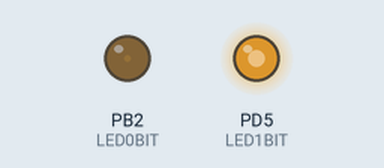
Bench run of a program on a simulated ATtiny2313, built with avr-gcc and emulated at 4 MHz. On the bench: output pins drawn as LEDs (lit = HIGH).

Above: at 0.05 s.
At 1.05 s:
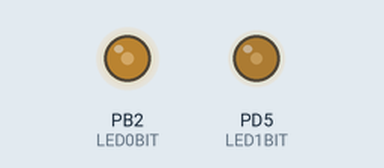
At 1.55 s:
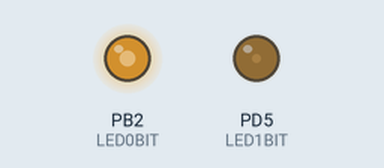
At 3.05 s:
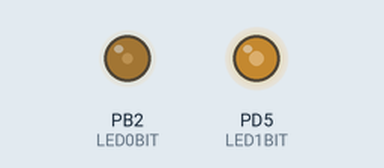
Timing chart, 0 to 8.3 s (numbered marks = the images above):
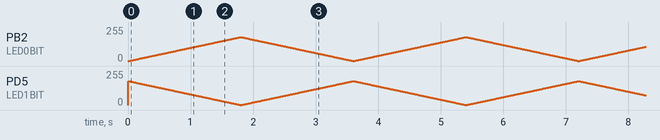

The program:

led_pwm.c
```c
/*
 * led_pwm.c
 *
 * Created: 2015-11-30 오후 5:32:56
 * Author : sela
 */

#include <avr/io.h>
#include <avr/interrupt.h>
#define F_CPU     4000000L
#include <util/delay.h>

#define LED0BIT (1<<PB2)
#define LED1BIT (1<<PD5)

#define INC	0
#define DEC 1

int main(void)
{
	uint8_t led, mode;

	DDRB = LED0BIT;
	DDRD = LED1BIT;

	// Fast PWM mode, Clear OC0A,B on Compare Match, set OC0A,B at 0xff
	TCCR0A = (1<<COM0A1)|(1<<COM0B1)|(1<<WGM01)|(1<<WGM00);
	// clk source, pwm freq = 4MHz/(8*256) = 1.95khz
	TCCR0B = (1<<CS01);

	led = 0;
	mode = INC;

    /* Replace with your application code */
    while (1)
    {
		OCR0A = led;
		OCR0B = 180-led;
		_delay_ms(10);
		if(mode==INC){
			if(led==180){
				mode = DEC;
				led--;
			}
			else
				led++;
		} else { //mode==DEC
			if(led==0){
				mode = INC;
				led++;
			}
			else
				led--;
		}
    }
}
```
